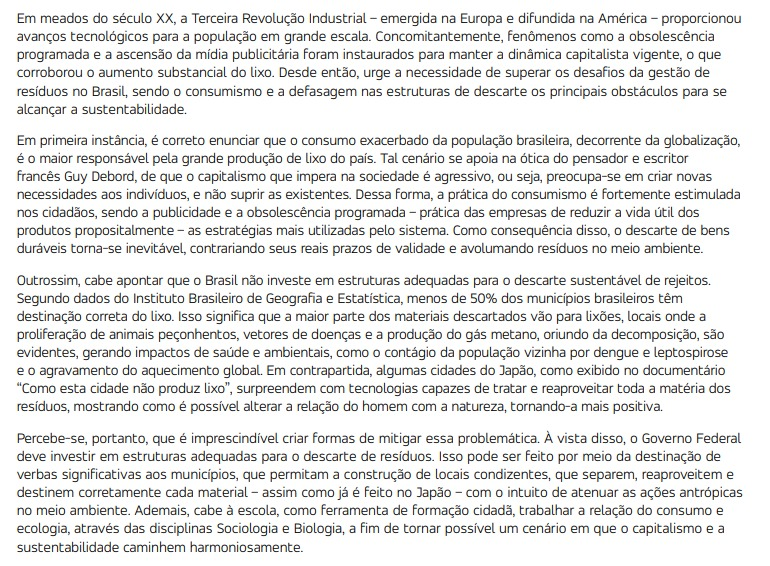
#> input picture Atividade 10/foto.jpeg, 770 x 566 px
$ jupyter execute --allow-errors main.ipynb   (shell and % lines are left out)
#> lines starting #> are read from the running program, lines starting #| are printed output that depends on the picture; after the words box and inside, x2 and y2 are one past the last pixel; in counts of white or black regions, pixels touching at a corner belong together
[cell 1]
import cv2
import pytesseract
import numpy as np
import matplotlib.pyplot as plt

[cell 2]
image = cv2.imread("./foto.jpeg")
#> image is the input picture: shape (566, 770, 3); mean B, G, R 229, 229.9, 229.6

[cell 3]
gray = cv2.cvtColor(image,cv2.COLOR_BGR2GRAY)

flag, thresh = cv2.threshold(gray, 100, 255, cv2.THRESH_BINARY)
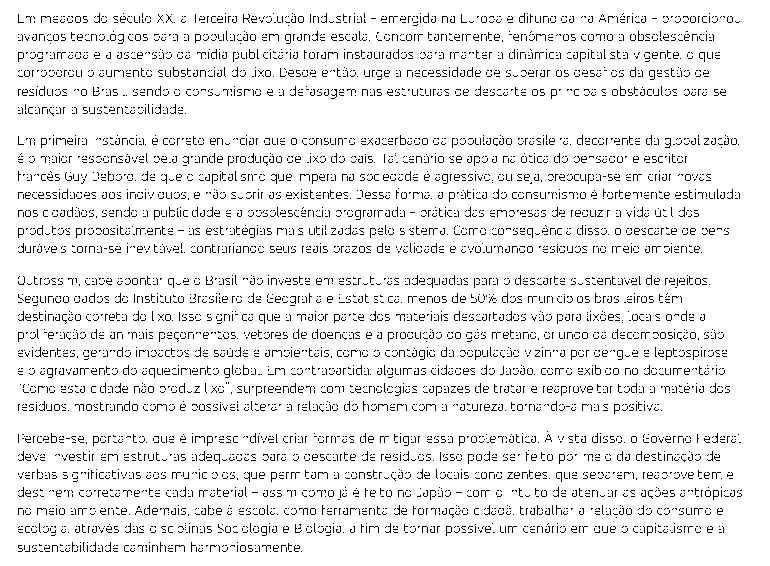
#> thresh: shape (566, 770); 92.4% white; black in thin lines or dots, all inside (x1, y1, x2, y2) = (18, 13, 742, 552)

image = thresh
